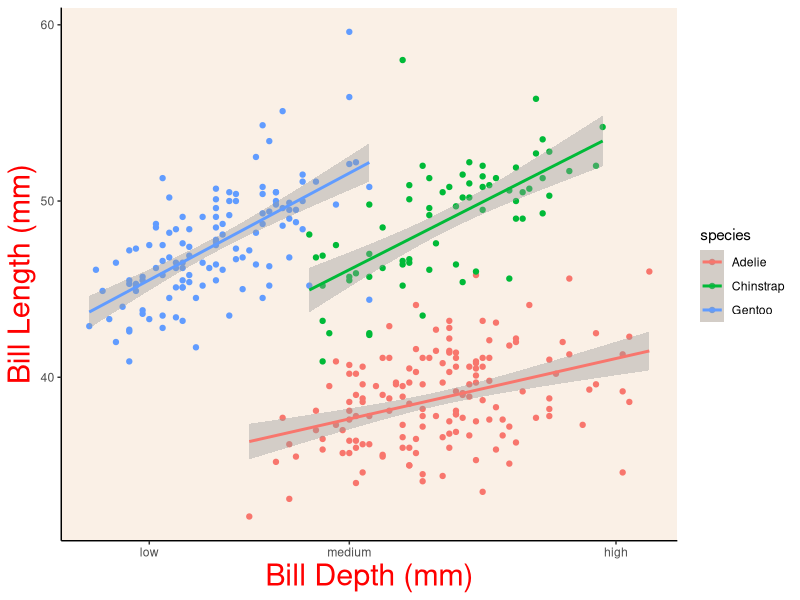

Here is the R script that generated this plot:
## ---- chunk 1

## ---- chunk 2

## ---- chunk 3

library(palmerpenguins)
library(tidyverse)
library(here)
## ---- chunk 4
glimpse(penguins)
## ---- chunk 5
plot1<-ggplot(data = penguins, 
              mapping = aes(x = bill_depth_mm, 
                            y = bill_length_mm,
                            group = species,
                            color = species)) +
  geom_point() + 
  geom_smooth(method = "lm") + 
  labs(x = "Bill Depth (mm)", y = "Bill Length (mm)") + 
  scale_x_continuous(breaks = c(14, 17, 21), #this adds breaks to your x axes
                     labels = c("low", "medium", "high"))+
  theme_classic() +
  theme(axis.title = element_text(size = 22, color = "red"),
        panel.background = element_rect(fill = "linen"))
